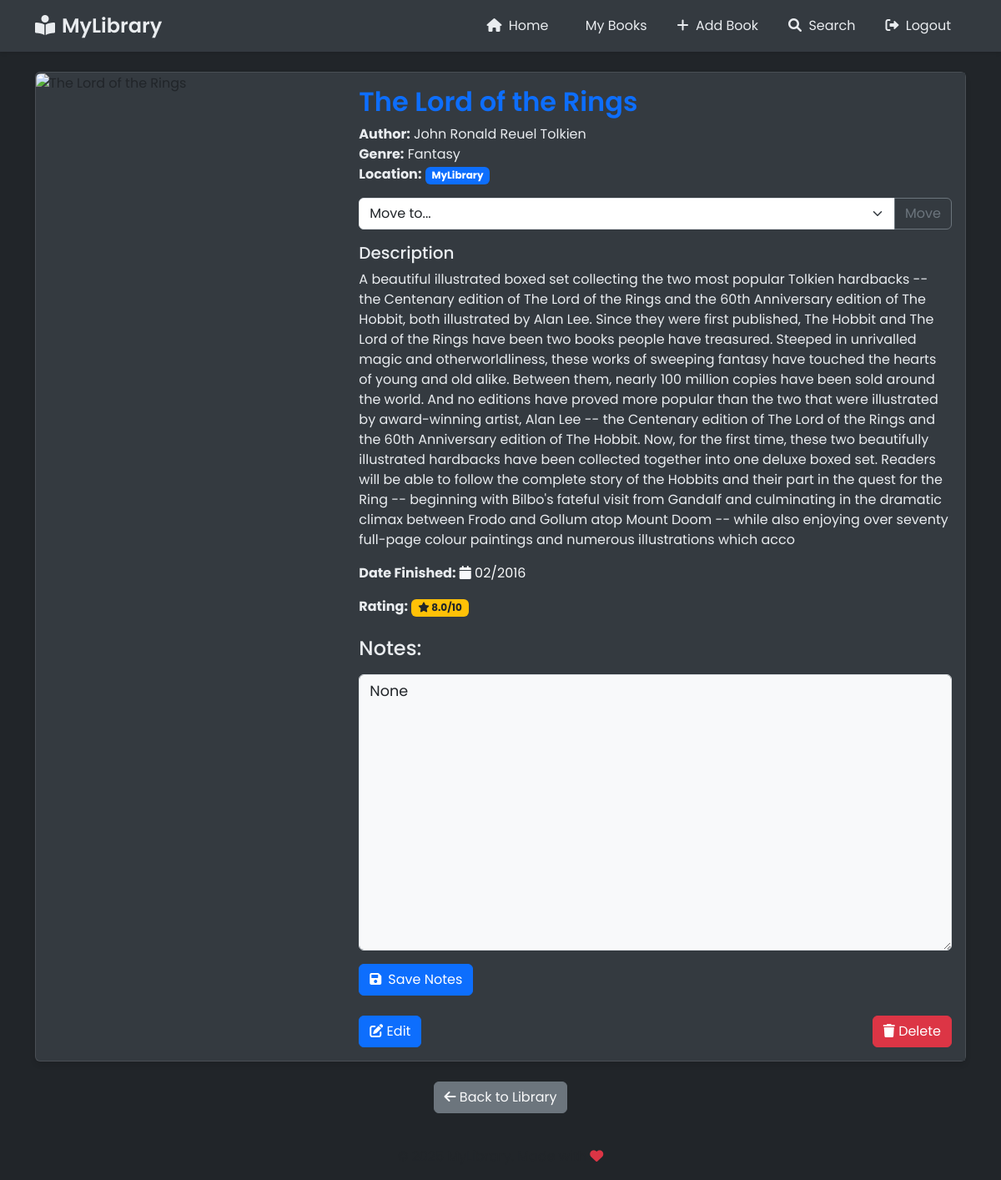
Page /book/4 (signed in) on the committed database.
### main.py (models this page shows)
class Book(db.Model):
    id = db.Column(db.Integer, primary_key=True)
    title = db.Column(db.String(150), nullable=False)
    author = db.Column(db.String(150), nullable=False)
    genre = db.Column(db.String(150), nullable=False)
    notes = db.Column(db.Text, nullable=True)
    date_book_finished = db.Column(db.String(150), nullable=True)
    cover_image = db.Column(db.String(255), nullable=True)
    rating = db.Column(db.Float, nullable=True)
    description = db.Column(db.Text, nullable=True)
    category = db.Column(db.String(50), default='mylibrary')
    user_id = db.Column(db.Integer, db.ForeignKey('user.id'), nullable=False)
    shelf_id = db.Column(db.Integer, db.ForeignKey('shelf.id'), nullable=True)

class Shelf(db.Model):
    id = db.Column(db.Integer, primary_key=True)
    name = db.Column(db.String(150), nullable=False)
    user_id = db.Column(db.Integer, db.ForeignKey('user.id'), nullable=False)
    books = db.relationship('Book', backref='shelf', lazy=True)

### main.py (the view)
@app.route("/book/<int:book_id>")
@login_required
def book_details(book_id):
    book = Book.query.get_or_404(book_id)
    if book.user_id != current_user.id:
        flash("You don't have permission to view this book.")
        return redirect(url_for('list_books'))
    shelves = Shelf.query.filter_by(user_id=current_user.id).all()
    return render_template("book_details.html", book=book, shelves=shelves)

### main.py (called while the page is built)
@login_manager.user_loader
def load_user(user_id):
    return User.query.get(int(user_id))

### templates/book_details.html (shortened to what this page needs)
{% extends "base.html" %}
{% block content %}
<div class="container mt-4">
    <div class="card">
        <div class="row g-0">
            <div class="col-md-4">
                {% if book.cover_image %}
                    <img src="{{ book.cover_image }}"
                         class="img-fluid rounded-start"
                         alt="{{ book.title }}"
                         onerror="this.onerror=null; this.src='/static/images/default-book.png';">
                {% else %}
                    <div class="text-center py-5 bg-light">
                        <i class="fas fa-book fa-4x text-muted"></i>
                    </div>
                {% endif %}
            </div>
            <div class="col-md-8">
                <div class="card-body">
                    <h2 class="card-title">{{ book.title }}</h2>
                    <p class="card-text">
                        <strong>Author:</strong> {{ book.author }}<br>
                        <strong>Genre:</strong> {{ book.genre }}<br>
                        <strong>Location:</strong>
                        {% if book.category == 'wishlist' %}
                            <span class="badge bg-warning">Wishlist</span>
                        {% else %}
                            <span class="badge bg-primary">{{ book.shelf.name if book.shelf else 'Unassigned' }}</span>
                        {% endif %}
                    </p>
                    <div class="mb-3">
                        <form method="POST" action="{{ url_for('move_book', book_id=book.id) }}" class="d-inline">
                            <div class="input-group">
                                <select class="form-select" name="destination" required>
                                    <option value="">Move to...</option>
                                </select>
                                <button type="submit" class="btn btn-outline-secondary">Move</button>
                            </div>
                        </form>
                    </div>
                    {% if book.description %}
                        <h5>Description</h5>
                        <p class="card-text">{{ book.description }}</p>
                    {% endif %}
                    {% if book.date_book_finished %}
                        <p class="card-text">
                            <strong>Date Finished:</strong>
                            <span class="text-light">
                                <i class="fas fa-calendar"></i>
                                {{ book.date_book_finished }}
                            </span>
                        </p>
                    {% endif %}
                    {% if book.rating is not none %}
                        <p class="card-text">
                            <strong>Rating:</strong>
                            <span class="badge bg-warning text-dark">
                                <i class="fas fa-star"></i> {{ book.rating }}/10
                            </span>
                        </p>
                    {% endif %}
                    <div class="notes-section mt-4">
                        <h4 class="mb-3">Notes:</h4>
                        <form action="{{ url_for('save_notes', book_id=book.id) }}" method="POST">
                            <div class="form-group">
                                <textarea class="form-control mb-3"
                                          name="notes"
                                          rows="12"
                                          style="min-height: 200px; font-size: 1.1rem;"
                                          placeholder="Add your notes here...">{{ book.notes }}</textarea>
                            </div>
                            <button type="submit" class="btn btn-primary">
                                <i class="fas fa-save me-2"></i>Save Notes
                            </button>
                        </form>
                    </div>
                    <div class="d-flex justify-content-between align-items-center mt-4">
                        <a href="{{ url_for('edit_book', book_id=book.id) }}" class="btn btn-primary">
                            <i class="fas fa-edit"></i> Edit
                        </a>
                        <form action="{{ url_for('delete_book', book_id=book.id) }}" method="POST" class="d-inline">
                            <button type="submit" class="btn btn-danger"
                                    onclick="return confirm('Are you sure you want to delete this book?')">
                                <i class="fas fa-trash"></i> Delete
                            </button>
                        </form>
                    </div>
                </div>
            </div>
        </div>
    </div>
    <div class="text-center mt-4 mb-4">
        <a href="{{ url_for('list_books') }}" class="btn btn-secondary text-light">
            <i class="fas fa-arrow-left"></i> Back to Library
        </a>
    </div>
</div>
{% endblock %}

### static/css/style.css (style rules this page uses)
body { font-family: 'Poppins', sans-serif; background-color: #212529; color: #e9ecef; min-height: 100vh; }
.card { transition: transform 0.2s; box-shadow: 0 4px 6px rgba(0,0,0,0.1); background-color: #343a40; border: 1px solid rgba(255, 255, 255, 0.1); position: relative; }
.form-control { border: 1px solid #495057; }
.btn { transition: all 0.2s; }
.card-body { background-color: #343a40; color: #e9ecef; }
.card-title { color: #fff; font-weight: 600; }
.card-title { color: #0d6efd; cursor: pointer; }
.notes-section textarea { background-color: #f8f9fa; border: 1px solid #dee2e6; resize: vertical; }
.form-group { position: relative; margin-bottom: 1rem; }

### rows in the picture
Book: title "The Lord of the Rings", author "John Ronald Reuel Tolkien", genre "Fantasy", description "A beautiful illustrated boxed set collecting the two most popular Tolkien hardbacks -- the Centenary edition of The Lord of the Rings and the 60th Anniversary edition of The Hobbit, both illustrated by Alan Lee. Since they were first published, The Hobbit and The Lord of the Rings have been two books people have treasured. Steeped in unrivalled magic and otherworldliness, these works of sweeping fantasy have touched the hearts of young and old alike. Between them, nearly 100 million copies have been sold around the world. And no editions have proved more popular than the two that were illustrated by award-winning artist, Alan Lee -- the Centenary edition of The Lord of the Rings and the…", date_book_finished "02/2016", rating "8.0", notes "None"
Shelf: shelf "MyLibrary"
